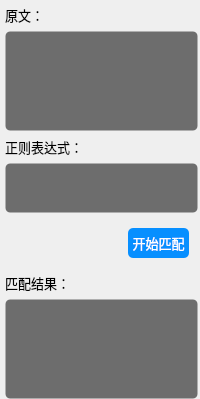
                    <widget class="QWidget" name="page_23">
                     <layout class="QVBoxLayout" name="verticalLayout_20">
                      <property name="leftMargin">
                       <number>5</number>
                      </property>
                      <property name="topMargin">
                       <number>5</number>
                      </property>
                      <property name="rightMargin">
                       <number>2</number>
                      </property>
                      <property name="bottomMargin">
                       <number>0</number>
                      </property>
                      <item>
                       <widget class="QLabel" name="label_source_data">
                        <property name="minimumSize">
                         <size>
                          <width>0</width>
                          <height>20</height>
                         </size>
                        </property>
                        <property name="maximumSize">
                         <size>
                          <width>16777215</width>
                          <height>20</height>
                         </size>
                        </property>
                        <property name="font">
                         <font>
                          <family>OPPOSans B</family>
                          <pointsize>10</pointsize>
                          <stylestrategy>PreferAntialias</stylestrategy>
                         </font>
                        </property>
                        <property name="text">
                         <string>原文：</string>
                        </property>
                       </widget>
                      </item>
                      <item>
                       <widget class="QLineEdit" name="lineEdit_source_data">
                        <property name="sizePolicy">
                         <sizepolicy hsizetype="Expanding" vsizetype="Expanding">
                          <horstretch>0</horstretch>
                          <verstretch>0</verstretch>
                         </sizepolicy>
                        </property>
                        <property name="minimumSize">
                         <size>
                          <width>0</width>
                          <height>100</height>
                         </size>
                        </property>
                        <property name="font">
                         <font>
                          <family>OPPOSans B</family>
                          <pointsize>10</pointsize>
                          <stylestrategy>PreferAntialias</stylestrategy>
                         </font>
                        </property>
                        <property name="styleSheet">
                         <string notr="true">background-color: rgb(25, 25, 25, 155);
border: 1px solid rgba(255, 255, 255, 0);
border-radius: 5px;
padding-left:10px;
padding-right:10px;</string>
                        </property>
                        <property name="alignment">
                         <set>Qt::AlignLeading|Qt::AlignLeft|Qt::AlignTop</set>
                        </property>
                       </widget>
                      </item>
                      <item>
                       <widget class="QLabel" name="label_reg">
                        <property name="minimumSize">
                         <size>
                          <width>0</width>
                          <height>20</height>
                         </size>
                        </property>
                        <property name="maximumSize">
                         <size>
                          <width>16777215</width>
                          <height>20</height>
                         </size>
                        </property>
                        <property name="font">
                         <font>
                          <family>OPPOSans B</family>
                          <pointsize>10</pointsize>
                          <stylestrategy>PreferAntialias</stylestrategy>
                         </font>
                        </property>
                        <property name="text">
                         <string>正则表达式：</string>
                        </property>
                       </widget>
                      </item>
                      <item>
                       <widget class="QLineEdit" name="lineEdit_reg">
                        <property name="sizePolicy">
                         <sizepolicy hsizetype="Expanding" vsizetype="Expanding">
                          <horstretch>0</horstretch>
                          <verstretch>0</verstretch>
                         </sizepolicy>
                        </property>
                        <property name="minimumSize">
                         <size>
                          <width>0</width>
                          <height>50</height>
                         </size>
                        </property>
                        <property name="font">
                         <font>
                          <family>OPPOSans B</family>
                          <pointsize>10</pointsize>
                          <stylestrategy>PreferAntialias</stylestrategy>
                         </font>
                        </property>
                        <property name="styleSheet">
                         <string notr="true">background-color: rgb(25, 25, 25, 155);
border: 1px solid rgba(255, 255, 255, 0);
border-radius: 5px;
padding-left:10px;
padding-right:10px;</string>
                        </property>
                        <property name="text">
                         <string/>
                        </property>
                        <property name="alignment">
                         <set>Qt::AlignLeading|Qt::AlignLeft|Qt::AlignTop</set>
                        </property>
                       </widget>
                      </item>
                      <item>
                       <widget class="QWidget" name="horizontalWidget_2" native="true">
                        <layout class="QHBoxLayout" name="horizontalLayout_8">
                         <item>
                          <spacer name="horizontalSpacer_4">
                           <property name="orientation">
                            <enum>Qt::Horizontal</enum>
                           </property>
                           <property name="sizeHint" stdset="0">
                            <size>
                             <width>40</width>
                             <height>20</height>
                            </size>
                           </property>
                          </spacer>
                         </item>
                         <item>
                          <widget class="QToolButton" name="toolButton_begin_match">
                           <property name="minimumSize">
                            <size>
                             <width>0</width>
                             <height>30</height>
                            </size>
                           </property>
                           <property name="maximumSize">
                            <size>
                             <width>16777215</width>
                             <height>30</height>
                            </size>
                           </property>
                           <property name="font">
                            <font>
                             <family>OPPOSans B</family>
                             <pointsize>10</pointsize>
                             <stylestrategy>PreferAntialias</stylestrategy>
                            </font>
                           </property>
                           <property name="styleSheet">
                            <string notr="true">QToolButton {
	color: rgb(255, 255, 255);
	background-color: rgb(7, 143, 255);
	border-radius: 5px;
}

QToolButton::menu-indicator { 
	image: None;
}

 
QToolButton:hover {
	color: rgb(255, 255, 255);
	background-color: rgb(7, 143, 255);
}</string>
                           </property>
                           <property name="text">
                            <string>开始匹配</string>
                           </property>
                          </widget>
                         </item>
                        </layout>
                       </widget>
                      </item>
                      <item>
                       <widget class="QLabel" name="label_match_result">
                        <property name="minimumSize">
                         <size>
                          <width>0</width>
                          <height>20</height>
                         </size>
                        </property>
                        <property name="maximumSize">
                         <size>
                          <width>16777215</width>
                          <height>20</height>
                         </size>
                        </property>
                        <property name="font">
                         <font>
                          <family>OPPOSans B</family>
                          <pointsize>10</pointsize>
                          <stylestrategy>PreferAntialias</stylestrategy>
                         </font>
                        </property>
                        <property name="text">
                         <string>匹配结果：</string>
                        </property>
                       </widget>
                      </item>
                      <item>
                       <widget class="QLineEdit" name="lineEdit_match_result">
                        <property name="sizePolicy">
                         <sizepolicy hsizetype="Expanding" vsizetype="Expanding">
                          <horstretch>0</horstretch>
                          <verstretch>0</verstretch>
                         </sizepolicy>
                        </property>
                        <property name="minimumSize">
                         <size>
                          <width>0</width>
                          <height>100</height>
                         </size>
                        </property>
                        <property name="font">
                         <font>
                          <family>OPPOSans B</family>
                          <pointsize>10</pointsize>
                          <stylestrategy>PreferAntialias</stylestrategy>
                         </font>
                        </property>
                        <property name="styleSheet">
                         <string notr="true">background-color: rgb(25, 25, 25, 155);
border: 1px solid rgba(255, 255, 255, 0);
border-radius: 5px;
padding-left:10px;
padding-right:10px;</string>
                        </property>
                        <property name="alignment">
                         <set>Qt::AlignLeading|Qt::AlignLeft|Qt::AlignTop</set>
                        </property>
                       </widget>
                      </item>
                     </layout>
                    </widget>
